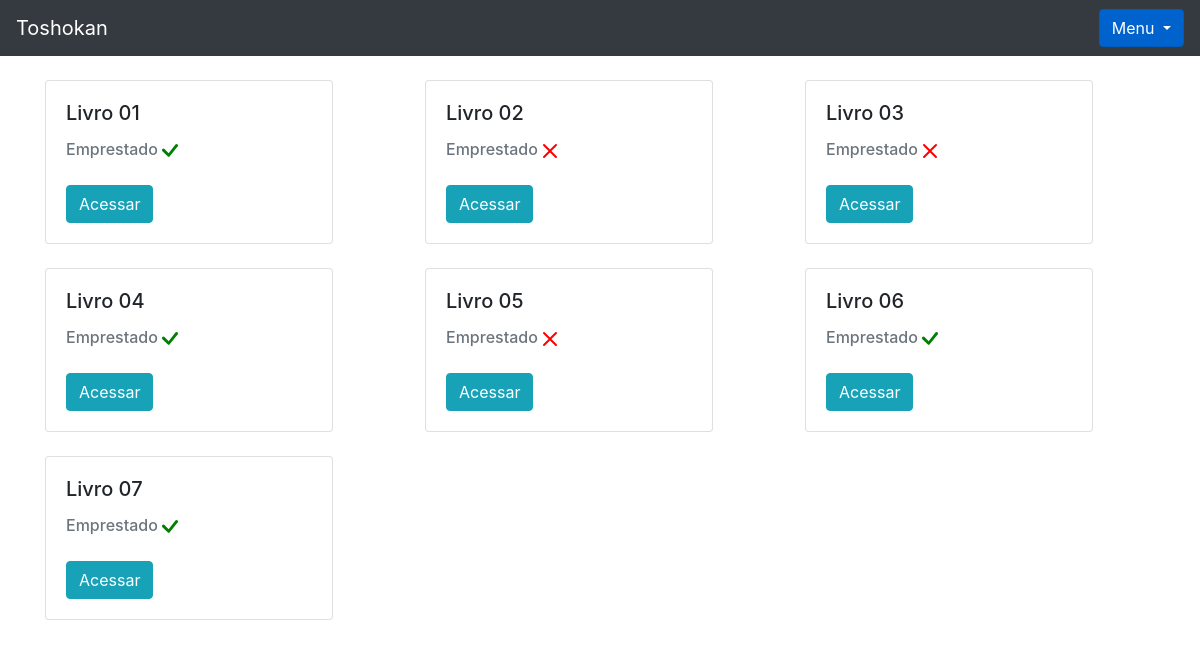
Page /livro/home/ (signed in) on the earlier database version.
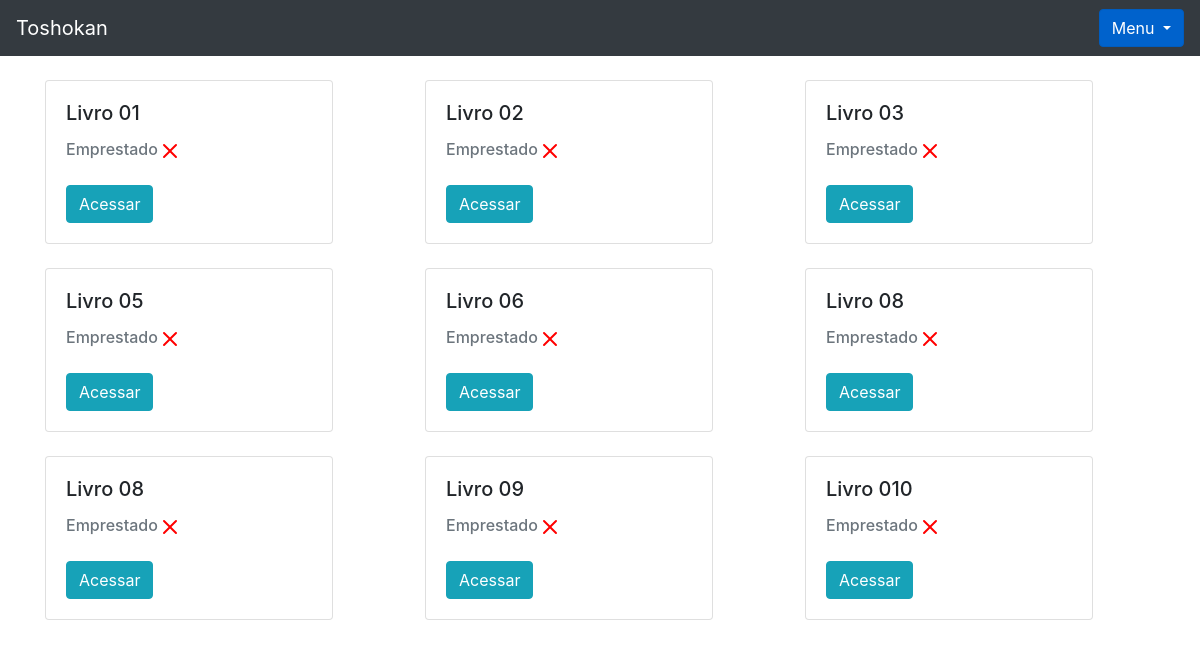
Same page on the later database version.
### livros_app/models.py (models this page shows, shortened)
class Livros(models.Model):
    nome = models.CharField(max_length=100)
    autor = models.CharField(max_length=30)
    co_autor = models.CharField(max_length=30, blank=True, null= True)
    data_cadastro = models.DateField(default=date.today)
    emprestado = models.BooleanField(default=False)
    categoria = models.ForeignKey(Categoria, on_delete=models.DO_NOTHING)
    usuario = models.ForeignKey(Usuario,on_delete=models.DO_NOTHING)
    class Meta:
        verbose_name = 'Livro'

### livros_app/views.py (the view)
# urls.py: path('home/', views.home, name='home'),
def home(request):
    if request.session.get('usuario'):
        usuario = Usuario.objects.get(id = request.session['usuario'])
        status_categoria = request.GET.get('cadastro_categoria')
        livros = Livros.objects.filter(usuario = usuario)
        total_livros = livros.count()
        form = CadastroLivro()
        form.fields['usuario'].initial = request.session['usuario']
        form.fields['categoria'].queryset = Categoria.objects.filter(usuario = usuario)
        form_categoria = CategoriaLivro()
        usuarios = Usuario.objects.all()
        livros_emprestar = Livros.objects.filter(usuario = usuario).filter(emprestado = False)
        livros_emprestados = Livros.objects.filter(usuario = usuario).filter(emprestado = True)
        return render(request, 'home.html',{'livros': livros, 'usuario_logado': request.session.get('usuario'),
        'form' : form,'form_categoria': form_categoria, 'status_categoria': status_categoria, 'usuarios' : usuarios,
        'livros_emprestar' : livros_emprestar, 'total_livros' : total_livros, 'livros_emprestados': livros_emprestados})
    else:
        return redirect('/auth/login/?status=2')

### livros_app/models.py (called while the page is built)
    def __str__(self):
        return self.nome

### livros_app/templates/home.html (shortened to what this page needs)
{% extends 'base.html' %}
{% block 'conteudo' %}
<div class="container">
  <br>
    <div class="row">
        {% for livro in livros %}
            <div class="col-md">
                <div class="card" style="width: 18rem;">
                    <div class="card-body">
                      <h5 class="card-title">{{livro.nome}}</h5>
                      <h6 style="display: inline;" class="card-subtitle mb-2 text-muted">Emprestado</h6>
                        <br>
                        <br>
                      <a href="{% url 'ver_livro' livro.id %}" class="btn btn-info">Acessar</a>
                    </div>
                </div>
                <br>
            </div>
        {% endfor %}
    </div>
</div>
{% endblock 'conteudo' %}

### templates/base.html (shortened to what this page needs)
<!doctype html>
<html lang="en">
  <head>
    <link rel="stylesheet" href="https://cdn.jsdelivr.net/npm/bootstrap@4.6.0/dist/css/bootstrap.min.css">
  </head>
  <body>
    <nav class="navbar navbar-dark bg-dark">
        <a class="navbar-brand" href="{% url 'home' %}">Toshokan</a>
        {% if usuario_logado %}
        <div class="dropdown show">
          <a class="btn btn-primary dropdown-toggle" href="#" role="button" id="dropdownMenuLink" data-toggle="dropdown" aria-haspopup="true" aria-expanded="false">
            Menu
          </a>
        </div>
        {% endif %}
    </nav>
    {% block 'conteudo' %}{% endblock 'conteudo' %}
  </body>
</html>

Differences in the rows shown:
removed Livros: nome "Livro 04", emprestado True (drawn)
removed Livros: nome "Livro 07", emprestado True (drawn)
changed Livros "Livro 01": emprestado True → False (drawn)
changed Livros "Livro 06": emprestado True → False (drawn)
added Livros: nome "Livro 08", emprestado False (drawn)
added Livros: nome "Livro 08", emprestado False (drawn)
added Livros: nome "Livro 09", emprestado False (drawn)
added Livros: nome "Livro 010", emprestado False (drawn)
